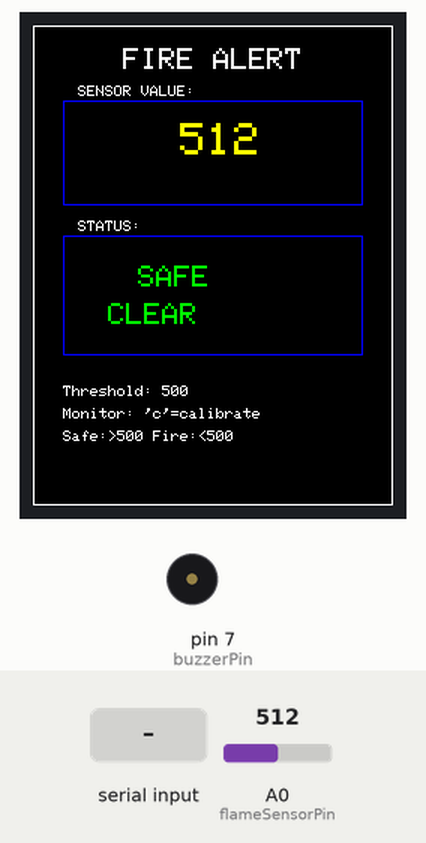
A sketch run on a simulated Arduino Uno, built with avr-gcc and run on an emulated ATmega328P. Shown: 240×320 colour display, buzzer (waves = sounding, pin HIGH). The inputs (shaded band) are chosen by the test bench; at power-on: A0 (flameSensorPin) = 512. What the sketch prints to the serial monitor is not drawn.

Above: at 4.2 s.
4.3 s: A0 (flameSensorPin) set to 483
At 5.18 s:
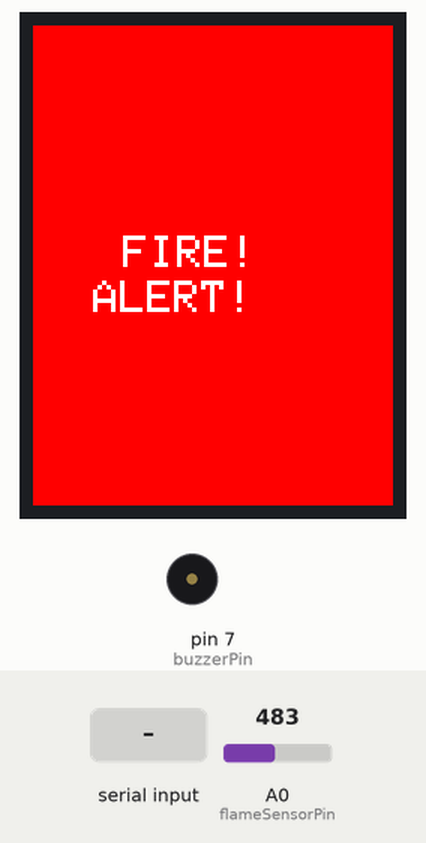
6.1 s: "c" received over Serial
At 8.2 s:
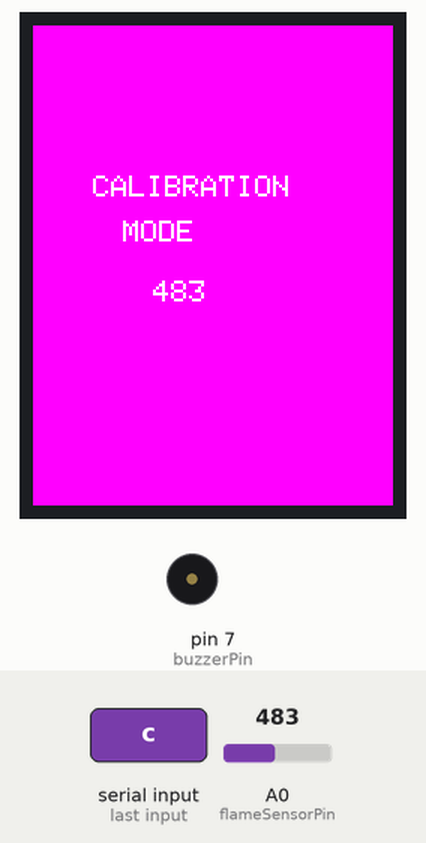
8.6 s: A0 (flameSensorPin) set to 510
At 10.0 s:
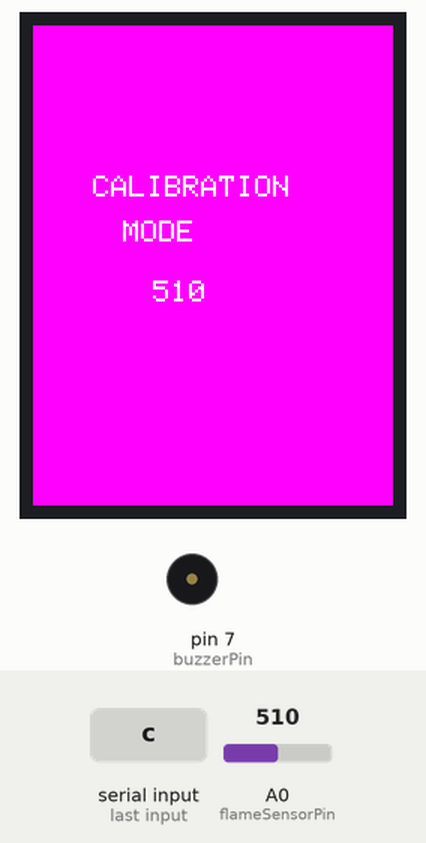
10.6 s: A0 (flameSensorPin) set to 490
At 21.1 s:
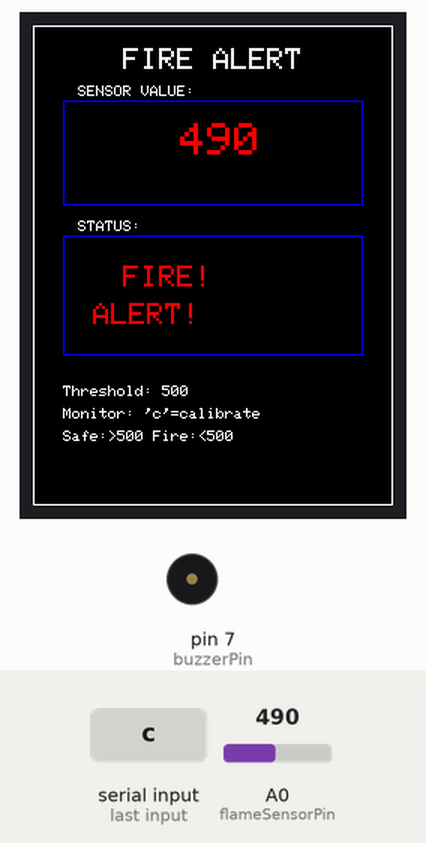
Timing chart, 0 to 23.4 s (numbered marks = the images above; inputs shaded):
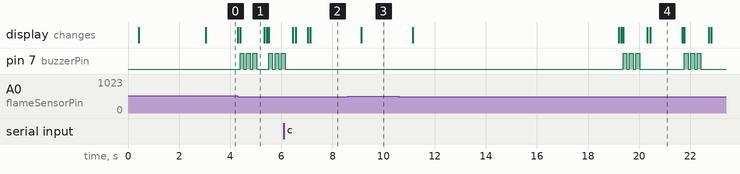

Measured:
- the behaviour switches between 500 and 499 on A0 (flameSensorPin) (found by bisection; images 0 and 1)
- after the input at 4.3 s, pin 7 (buzzerPin): LOW → HIGH after 0.08 s, → LOW 0.15 s later, → HIGH 0.10 s later, → LOW 0.15 s later, … (11 changes in this stretch); the display: first changes at once (image 1 shows a later state)
- after the input at 6.1 s, pin 7 (buzzerPin): goes on until 6.2 s, then stays LOW; the display: first differs from a run without the input after 0.94 s (image 2 shows a later state)
- after the input at 8.6 s, the display: changes after 0.53 s (image 3)
- after the input at 10.6 s, pin 7 (buzzerPin): LOW → HIGH after 8.8 s, → LOW 0.15 s later, → HIGH 0.10 s later, → LOW 0.15 s later, … (12 changes in this stretch)
- what the display in image 1 shows lasts 0.9 s, from 4.4 s to 5.3 s

The sketch:

Firealertsystem.ino
```cpp
/*
 * FLAME DETECTION SYSTEM WITH ST7789V LCD
 * by Anuprabha Bag
 * Electronics and Communication Engineering
 *
 * Components:
 * - Arduino Uno
 * - ST7789V 2-inch TFT LCD
 * - IR Flame Sensor
 * - Buzzer
 */

#include <Adafruit_GFX.h>
#include <Adafruit_ST7789.h>
#include <SPI.h>

// ==================== HARDWARE CONFIGURATION ====================
// TFT LCD Pins
#define TFT_CS    10
#define TFT_DC    9
#define TFT_RST   8

// Sensor and Buzzer Pins
const int flameSensorPin = A0;
const int buzzerPin = 7;

// Flame Detection Threshold (CALIBRATE THIS!)
int flameThreshold = 500;
int sensorValue = 0;
bool flameDetected = false;
unsigned long lastAlertTime = 0;

// Initialize ST7789 TFT
Adafruit_ST7789 tft = Adafruit_ST7789(TFT_CS, TFT_DC, TFT_RST);

// ==================== SETUP ====================
void setup() {
  // Initialize Serial Monitor
  Serial.begin(9600);
  Serial.println(F("=========================================="));
  Serial.println(F("     FLAME DETECTION SYSTEM"));
  Serial.println(F("     by Anuprabha Bag"));
  Serial.println(F("=========================================="));

  // Initialize Buzzer
  pinMode(buzzerPin, OUTPUT);
  digitalWrite(buzzerPin, LOW);

  // Initialize TFT LCD
  Serial.println(F("Initializing ST7789V TFT..."));

  // For newer Adafruit ST7789 library - no return value
  tft.init(240, 320);  // Remove the ! check
  Serial.println(F("TFT initialized!"));

  tft.setRotation(2); // Adjust rotation: 0,1,2,3
  tft.fillScreen(ST77XX_BLACK);

  // Display Welcome Screen
  displayWelcomeScreen();
  delay(2500);

  // Display Main Interface
  displayMainInterface();

  Serial.println(F("System Ready!"));
  Serial.println(F("Commands: 'c'=calibrate, 't'=test buzzer"));
  Serial.print(F("Current threshold: "));
  Serial.println(flameThreshold);
}

// ==================== MAIN LOOP ====================
void loop() {
  // Read flame sensor
  sensorValue = analogRead(flameSensorPin);

  // Check Serial Commands
  if (Serial.available()) {
    handleSerialCommands();
  }

  // Check for flame detection
  if (sensorValue < flameThreshold) {
    if (!flameDetected) {
      flameDetected = true;
      lastAlertTime = millis();
      triggerAlarm();
    }
    // Continuous alert while flame detected
    if (millis() - lastAlertTime > 1000) {
      triggerAlarm();
      lastAlertTime = millis();
    }
  } else {
    if (flameDetected) {
      flameDetected = false;
      clearAlarm();
    }
  }

  // Update display
  updateDisplay();
  delay(300);
}

// ==================== DISPLAY FUNCTIONS ====================
void displayWelcomeScreen() {
  tft.fillScreen(ST77XX_BLUE);
  tft.setTextColor(ST77XX_WHITE);

  // Title
  tft.setTextSize(3);
  tft.setCursor(40, 40);
  tft.print("FLAME");
  tft.setCursor(30, 80);
  tft.print("DETECTOR");

  // Project Info
  tft.setTextSize(2);
  tft.setCursor(50, 130);
  tft.print("SYSTEM");

  // Creator Info
  tft.setTextSize(1);
  tft.setCursor(70, 180);
  tft.print("by Anuprabha");
  tft.setCursor(85, 195);
  tft.print("Bag");

  // Initialization status
  tft.setCursor(60, 240);
  tft.print("Initializing...");

  // Draw border
  tft.drawRect(5, 5, 230, 310, ST77XX_CYAN);
}

void displayMainInterface() {
  tft.fillScreen(ST77XX_BLACK);

  // Header with border
  tft.drawRect(0, 0, 240, 320, ST77XX_WHITE);
  tft.setTextColor(ST77XX_WHITE);
  tft.setTextSize(2);
  tft.setCursor(60, 15);
  tft.print("FIRE ALERT");

  // Sensor Value Section
  tft.drawRect(20, 50, 200, 70, ST77XX_BLUE);
  tft.setTextSize(1);
  tft.setCursor(30, 40);
  tft.print("SENSOR VALUE:");

  // Status Section
  tft.drawRect(20, 140, 200, 80, ST77XX_BLUE);
  tft.setTextSize(1);
  tft.setCursor(30, 130);
  tft.print("STATUS:");

  // Threshold Info
  tft.setTextSize(1);
  tft.setCursor(20, 240);
  tft.print("Threshold: ");
  tft.print(flameThreshold);

  // Instructions
  tft.setCursor(20, 255);
  tft.print("Monitor: 'c'=calibrate");
  tft.setCursor(20, 270);
  tft.print("Safe:>");
  tft.print(flameThreshold);
  tft.print(" Fire:<");
  tft.print(flameThreshold);
}

void updateDisplay() {
  // Update Sensor Value
  tft.fillRect(30, 65, 180, 40, ST77XX_BLACK);
  tft.setTextSize(3);

  // Color code based on value
  if (sensorValue < flameThreshold) {
    tft.setTextColor(ST77XX_RED);
  } else if (sensorValue < flameThreshold + 100) {
    tft.setTextColor(ST77XX_YELLOW);
  } else {
    tft.setTextColor(ST77XX_GREEN);
  }

  tft.setCursor(80, 65);
  if (sensorValue < 1000) tft.print(" ");
  tft.print(sensorValue);

  // Update Status
  tft.fillRect(30, 160, 180, 50, ST77XX_BLACK);
  tft.setTextSize(2);

  if (flameDetected) {
    tft.setTextColor(ST77XX_RED);
    tft.setCursor(60, 160);
    tft.print("FIRE!");
    tft.setCursor(40, 185);
    tft.print("ALERT!");
  } else {
    tft.setTextColor(ST77XX_GREEN);
    tft.setCursor(70, 160);
    tft.print("SAFE");
    tft.setCursor(50, 185);
    tft.print("CLEAR");
  }
}

// ==================== ALARM FUNCTIONS ====================
void triggerAlarm() {
  Serial.print("🔥 FIRE DETECTED! Sensor: ");
  Serial.print(sensorValue);
  Serial.print(" | Threshold: ");
  Serial.println(flameThreshold);

  // Visual Alarm - Flash Screen
  tft.fillScreen(ST77XX_RED);
  tft.setTextColor(ST77XX_WHITE);
  tft.setTextSize(3);
  tft.setCursor(60, 140);
  tft.print("FIRE!");
  tft.setCursor(40, 170);
  tft.print("ALERT!");

  // Audio Alarm - Pulsing Buzzer
  for (int i = 0; i < 3; i++) {
    digitalWrite(buzzerPin, HIGH);
    delay(150);
    digitalWrite(buzzerPin, LOW);
    delay(100);
  }

  // Restore display after alarm
  delay(200);
  displayMainInterface();
}

void clearAlarm() {
  Serial.print("✅ Area Safe. Sensor: ");
  Serial.println(sensorValue);

  // Visual Confirmation
  tft.fillScreen(ST77XX_GREEN);
  tft.setTextColor(ST77XX_BLACK);
  tft.setTextSize(3);
  tft.setCursor(70, 140);
  tft.print("SAFE");
  tft.setCursor(50, 170);
  tft.print("CLEAR");

  delay(300);
  displayMainInterface();
}

// ==================== SERIAL COMMANDS ====================
void handleSerialCommands() {
  char command = Serial.read();

  switch (command) {
    case 'c': // Calibration mode
      calibrateSensor();
      break;

    case 't': // Test buzzer
      testBuzzer();
      break;

    case 'r': // Reset alarm
      flameDetected = false;
      digitalWrite(buzzerPin, LOW);
      Serial.println("Alarm reset manually");
      break;

    default:
      Serial.println("Unknown command. Use: c=calibrate, t=test, r=reset");
      break;
  }
}

void calibrateSensor() {
  Serial.println("\n=== CALIBRATION MODE ===");
  Serial.println("Instructions:");
  Serial.println("1. Keep flame AWAY from sensor - note NORMAL values");
  Serial.println("2. Bring flame CLOSE to sensor - note FIRE values");
  Serial.println("3. Set threshold between these values");
  Serial.println("4. Current threshold: " + String(flameThreshold));
  Serial.println("Taking 10 samples...");

  tft.fillScreen(ST77XX_MAGENTA);
  tft.setTextColor(ST77XX_WHITE);
  tft.setTextSize(2);
  tft.setCursor(40, 100);
  tft.print("CALIBRATION");
  tft.setCursor(60, 130);
  tft.print("MODE");

  for (int i = 0; i < 10; i++) {
    sensorValue = analogRead(flameSensorPin);
    Serial.print("Sample ");
    Serial.print(i + 1);
    Serial.print(": ");
    Serial.println(sensorValue);

    // Show on TFT
    tft.fillRect(80, 170, 100, 30, ST77XX_MAGENTA);
    tft.setCursor(80, 170);
    tft.print(sensorValue);

    delay(1000);
  }

  Serial.println("=== CALIBRATION COMPLETE ===");
  Serial.print("Current threshold: ");
  Serial.println(flameThreshold);
  Serial.println("To change: modify 'flameThreshold' variable in code");

  delay(2000);
  displayMainInterface();
}

void testBuzzer() {
  Serial.println("Testing buzzer...");

  tft.fillScreen(ST77XX_ORANGE);
  tft.setTextColor(ST77XX_WHITE);
  tft.setTextSize(2);
  tft.setCursor(60, 140);
  tft.print("BUZZER");
  tft.setCursor(70, 170);
  tft.print("TEST");

  // Test pattern
  for (int i = 0; i < 5; i++) {
    digitalWrite(buzzerPin, HIGH);
    delay(100);
    digitalWrite(buzzerPin, LOW);
    delay(100);
  }

  Serial.println("Buzzer test complete!");
  delay(1000);
  displayMainInterface();
}
```
